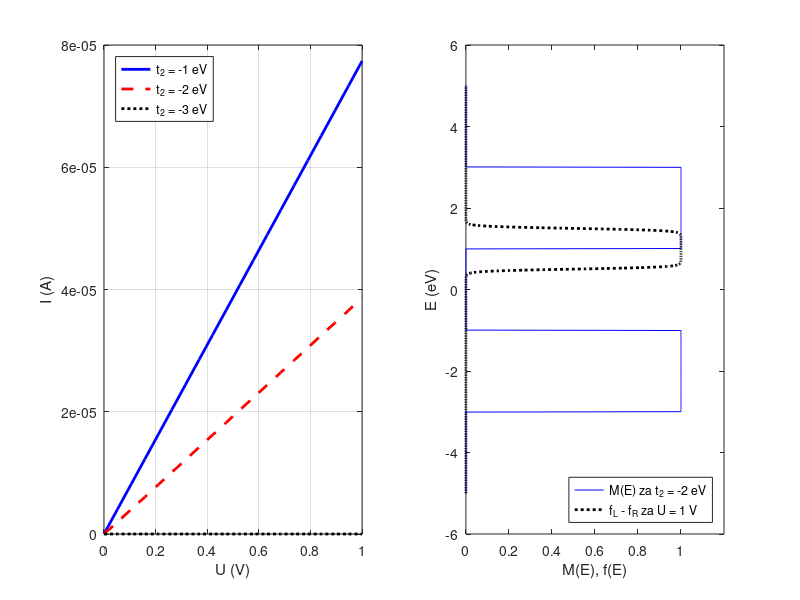

Reproduce this figure in MATLAB.
% parametri, SI jedinice osim energije (eV)
kBT=0.025;
h=4.135e-15; % eV-s
q=1.6e-19;
E=linspace(-5,5,1000);
dE=E(2)-E(1);

% definicija gustoce modova, primjer 3.14
M1=ones(1,length(E));
M2=ones(1,length(E));
M3=ones(1,length(E));

M1(find(E<-2))=0;M1(find(E>2))=0;
M2(find(E<-3))=0;M2(find(E>3))=0;M2(find((E>-1)&(E<1)))=0;
M3(find(E<-4))=0;M3(find(E>4))=0;M3(find((E>-2)&(E<2)))=0;

% parametri za proracun struje 
Ef=1;
NV=20; V=linspace(0,1,NV);
I1=zeros(1,NV); I2=zeros(1,NV); I3=zeros(1,NV);

for n=1:NV
    Vx=V(n);
    EfL=Ef+Vx/2;
    EfR=Ef-Vx/2;
    fL=1./(1+exp((E-EfL)/kBT));
    fR=1./(1+exp((E-EfR)/kBT));

    I=sum(M1.*(fL-fR))*dE * (-2*q/h); I1(n)=abs(I);
    I=sum(M2.*(fL-fR))*dE * (-2*q/h); I2(n)=abs(I);
    I=sum(M3.*(fL-fR))*dE * (-2*q/h); I3(n)=abs(I);
end

figure(1), ...
    subplot(1,2,1),...
        plot(V,I1,'b-','LineWidth',2), grid on, xlim([0 1]), xlabel('U (V)'),...
        ylabel('I (A)'), hold on,...
        plot(V,I2,'r--','LineWidth',2), plot(V,I3,'k:','LineWidth',2), ...
        legend ('t_{2} = -1 eV','t_{2} = -2 eV','t_{2} = -3 eV','Location',...
        'northwest'), hold off,...
    subplot(1,2,2),...
        plot(M2,E,'b',(fL-fR),E,'k:','LineWidth',2), xlim([0 1.2]),...
        xlabel('M(E), f(E)'), ylabel('E (eV)'),...
        legend ('M(E) za t_{2} = -2 eV','f_{L} - f_{R} za U = 1 V','Location',...
        'southeast');






